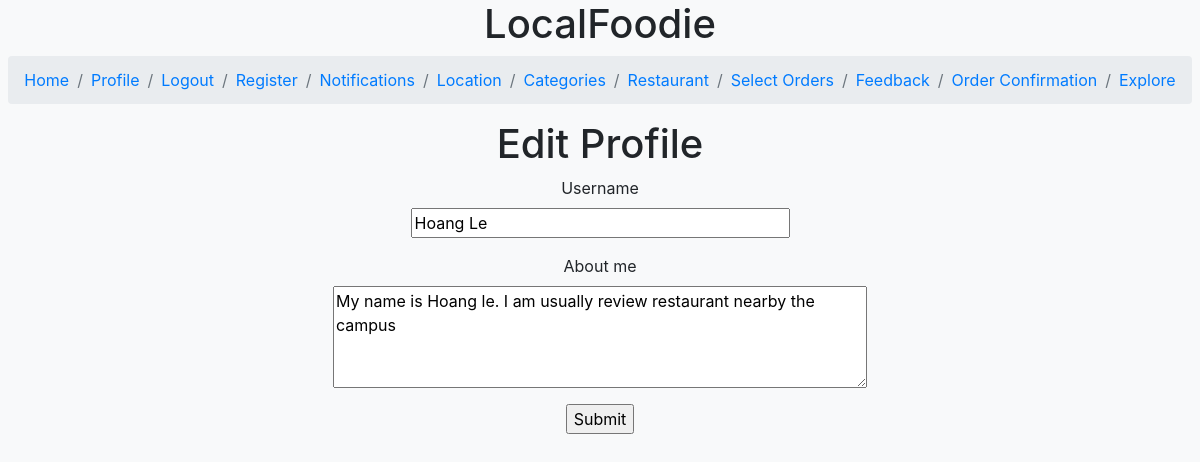
The page /edit_profile (signed in) on the database its author committed.
### application/models.py (models this page shows, shortened)
class User(UserMixin, db.Model):
    id = db.Column(db.Integer, primary_key=True)
    username = db.Column(db.String(64), index=True, unique=True)
    email = db.Column(db.String(120), index=True, unique=True)
    password_hash = db.Column(db.String(128))
    posts = db.relationship('Post', backref='author', lazy='dynamic')
    about_me = db.Column(db.String(140))
    last_seen = db.Column(db.DateTime, default=datetime.utcnow)
    followed = db.relationship(
        'User', secondary=followers,
        primaryjoin=(followers.c.follower_id == id),
        secondaryjoin=(followers.c.followed_id == id),
        backref=db.backref('followers', lazy='dynamic'), lazy='dynamic')

### application/routes.py (the view)
@app.route('/edit_profile', methods=['GET', 'POST'])
@login_required
def edit_profile():
    form = EditProfileForm()
    if form.validate_on_submit():
        current_user.username = form.username.data
        current_user.about_me = form.about_me.data
        db.session.commit()
        flash('Your changes have been saved.')
        return redirect(url_for('edit_profile'))
    elif request.method == 'GET':
        form.username.data = current_user.username
        form.about_me.data = current_user.about_me
    return render_template('edit_profile.html', title='Edit Profile',
                           form=form)

### application/forms.py
class EditProfileForm(FlaskForm):
    username = StringField('Username', validators=[DataRequired()])
    about_me = TextAreaField('About me', validators=[Length(min=0, max=140)])
    submit = SubmitField('Submit')

### application/models.py (called while the page is built)
@login.user_loader
def load_user(id):
    return User.query.get(int(id))

### application/routes.py (called while the page is built)
@app.before_request
def before_request():
    if current_user.is_authenticated:
        current_user.last_seen = datetime.utcnow()
        db.session.commit()

### application/templates/edit_profile.html (shortened to what this page needs)
{% extends "base.html" %}
{% block content %}
    <h1>Edit Profile</h1>
    <form action="" method="post">
        <p>
            {{ form.username.label }}<br>
            {{ form.username(size=32) }}<br>
        </p>
        <p>
            {{ form.about_me.label }}<br>
            {{ form.about_me(cols=50, rows=4) }}<br>
        </p>
        <p>{{ form.submit() }}</p>
    </form>
{% endblock %}

### application/templates/base.html (style rules this page uses)
body { background-image: url("https://previews.123rf.com/images/romastudio/romastudio1603/romastudio160300198/54088670-healthy-eating-background-food-photography-different-fruits-and-vegetables-isolated-white-background.jpg"); background-repeat: repeat; background-color: #cccccc; }

### rows shown on the page
User: username "Hoang Le", about_me "My name is Hoang le. I am usually review restaurant nearby the campus"
